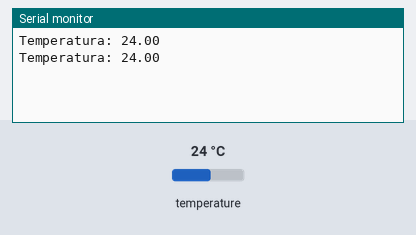
A sketch run on a simulated Arduino Uno, built with avr-gcc and run on an emulated ATmega328P. Shown: the last lines printed to the serial monitor. The test bench sets the inputs (shaded band); at power-on: temperature 24 °C.

Above: at 2.5 s.
2.6 s: temperature set to 12 °C
At 3.3 s:
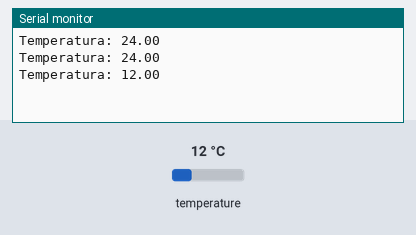
4.1 s: temperature set to 19 °C
At 5.6 s:
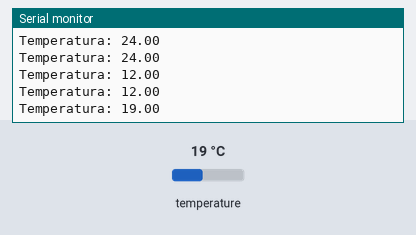
Timing chart, 0 to 7.1 s (numbered marks = the images above; inputs shaded):
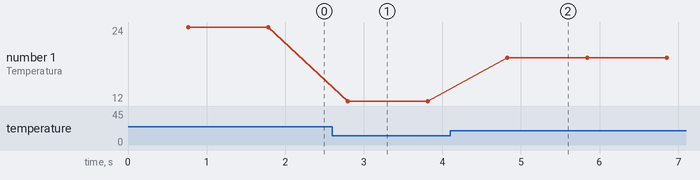

Measured:
- after the input at 2.6 s, the serial monitor: prints a new line after 0.20 s (image 1)
- after the input at 4.1 s, the serial monitor: prints a new line after 0.73 s (image 2)
- plotted number 1: 24 → 12 after the input at 2.6 s, 12 → 19 after the input at 4.1 s

The sketch:

DS18B20.ino
```cpp
#include <OneWire.h>
#include <DallasTemperature.h>

#define DS18B20 A0

OneWire onewire(DS18B20);
DallasTemperature sensores(&onewire);

void setup() {
  sensores.begin();
  //pinMode(A0,OUTPUT);
  Serial.begin(9600);
}

void loop() {
  sensores.requestTemperatures();
  Serial.print("Temperatura: ");
  Serial.println(sensores.getTempCByIndex(0));
  delay(250);
}
```
